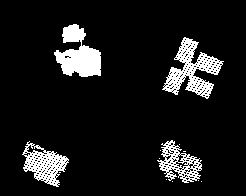
#> input picture Aula_12/img4.png, 246 x 196 px, found by its file name
$ python 2.c.py
#> lines starting #> are read from the running program, lines starting #| are printed output that depends on the picture; after the words box and inside, x2 and y2 are one past the last pixel; in counts of white or black regions, pixels touching at a corner belong together
import cv2
import numpy as np
import matplotlib.pyplot as plt

image = cv2.imread("Aula_12/img4.png", cv2.IMREAD_GRAYSCALE)
#> image: shape (196, 246); 9.8% white; 13 white regions (9 under 20 px), largest, box (x1, y1, x2, y2) and area: (162, 37, 224, 99) 1488, (54, 24, 101, 77) 1435, (22, 141, 69, 187) 984, (157, 140, 202, 183) 802

kernel_abertura = np.ones((3, 3), np.uint8)

abertura = cv2.morphologyEx(image, cv2.MORPH_OPEN, kernel_abertura)
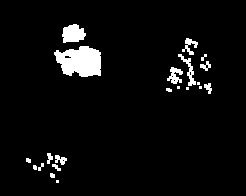
#> abertura: shape (196, 246); 4.7% white; 21 white regions (6 under 20 px), largest, box (x1, y1, x2, y2) and area: (54, 46, 101, 77) 1089, (62, 24, 86, 43) 334, (178, 54, 196, 86) 161

plt.figure(figsize=(9, 3))

plt.subplot(1, 2, 1)
plt.imshow(image, cmap='gray')
plt.title('Original')
plt.axis ('off')

plt.subplot(1, 2, 2)
plt.imshow(abertura, cmap='gray')
plt.title('Abertura ')
plt.axis  ('off')

plt.show()
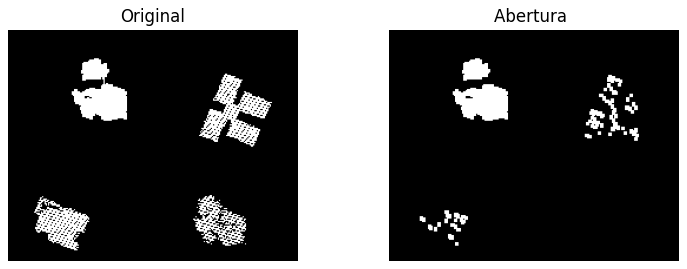
#> figure drawn by matplotlib, 2 panels

$ run again, with Aula_12/img2.png copied over Aula_12/img4.png
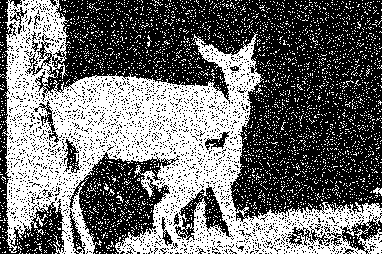
#> input picture Aula_12/img2.png, 382 x 254 px, found by its file name
#> image: shape (254, 382); 43.9% white; 3669 white regions (3663 under 20 px), largest, box (x1, y1, x2, y2) and area: (2, 0, 382, 254) 35852, (36, 214, 48, 227) 48, (373, 187, 382, 196) 42, (147, 35, 152, 47) 23, (104, 183, 109, 191) 21, (116, 195, 124, 203) 21
#> `abertura = cv2.morphologyEx(image, cv2.MORPH_OPEN, kernel_abertura)`:
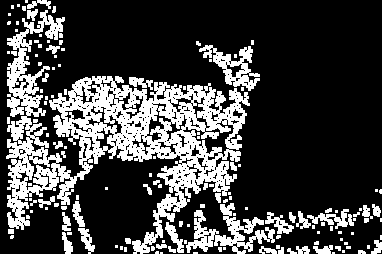
#> abertura: shape (254, 382); 25.8% white; 140 white regions (91 under 20 px), largest, box (x1, y1, x2, y2) and area: (6, 10, 250, 254) 17786, (186, 203, 275, 254) 1664, (199, 45, 260, 91) 1011
#> `plt.show()`:
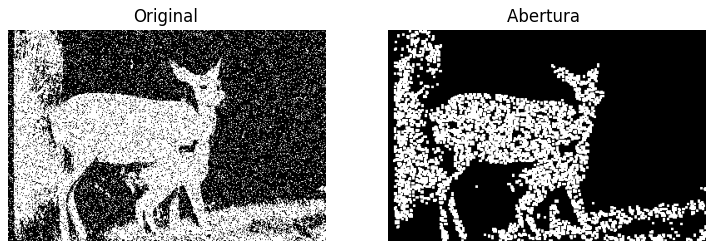
#> figure drawn by matplotlib, 2 panels
